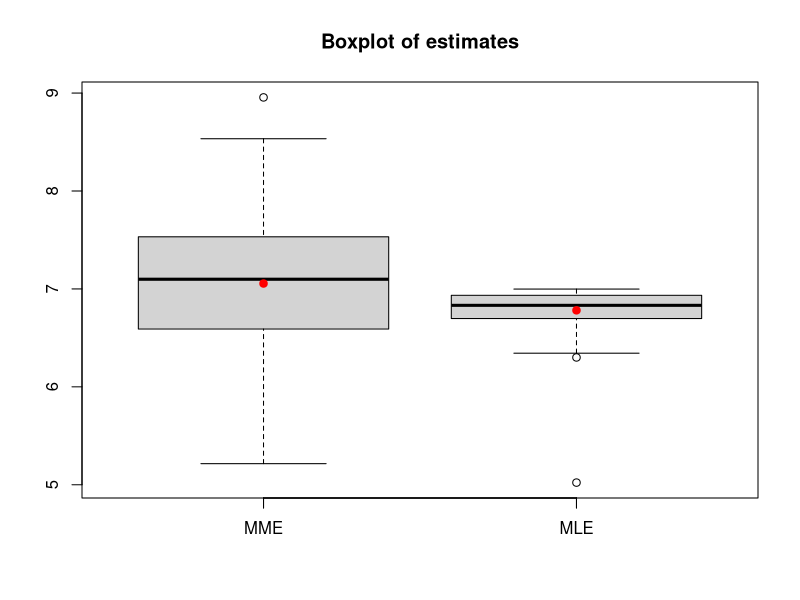
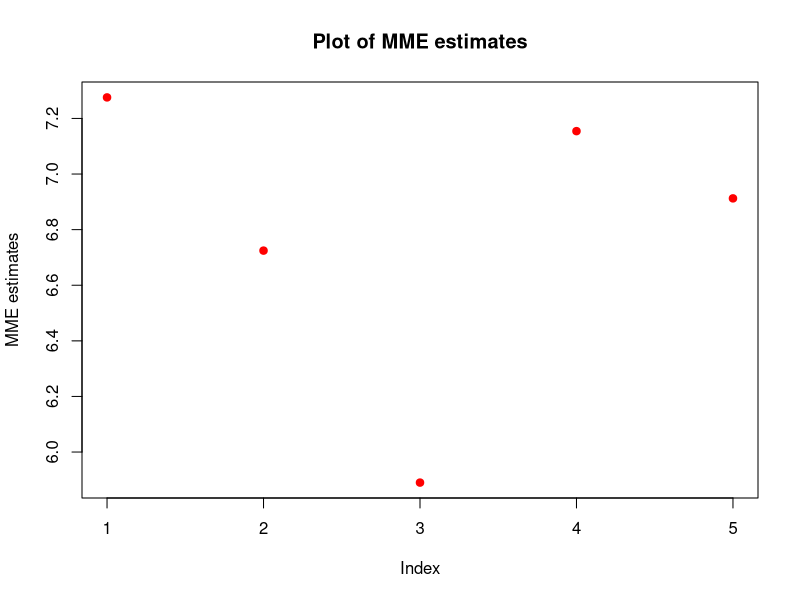
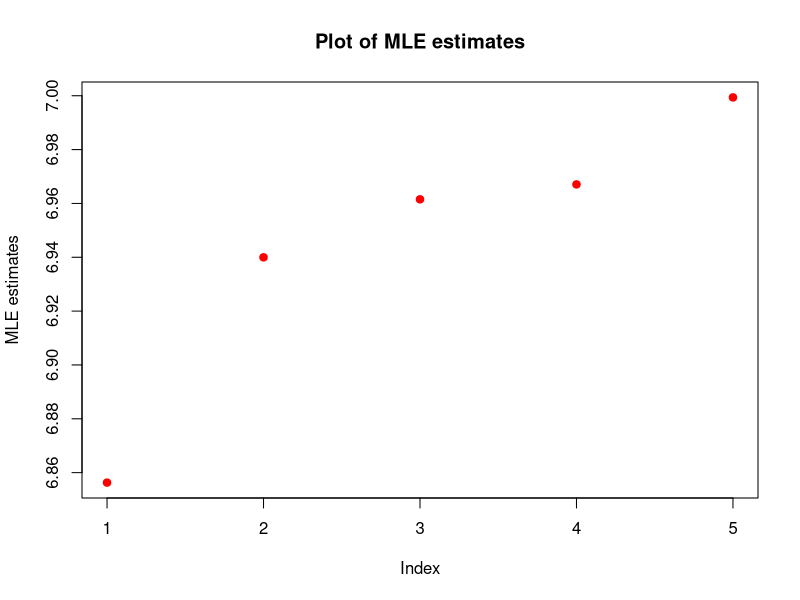
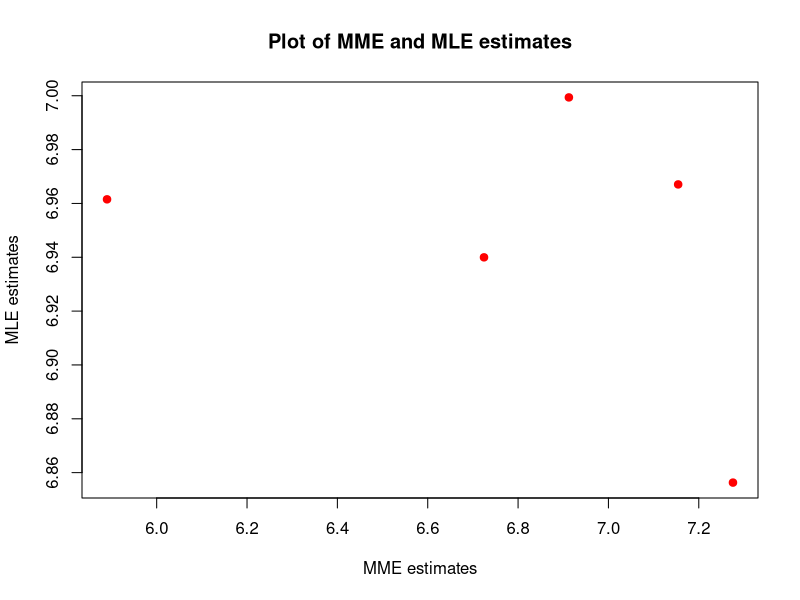

Generate these figures, in order, with R:
## ---- chunk 1
knitr::opts_chunk$set(echo = TRUE)
## ---- chunk 2
mme <- function(gsample) {
  estimate = (2/length(gsample)) * sum(gsample)
  return(estimate)
}

mle <- function(gsample) {
  estimate = max(gsample)
  return(estimate)
}

###################### Step-2: Generate sample ######################
# theta = 7
# sample size = 30
# number of sample = 100
samples <- matrix(0, nrow = 100, ncol = 30)
for (i in 1:100) {
  samples[i,] = runif(n = 30, min = 0, max = 7)
}
# If you want reproducible result you have to use "set.seed(some random number)"

##################### Step-3: Finind estimate #######################
mme_estimate = NULL
mle_estimate = NULL
for (i in 1:100) {
  mme_estimate[i] = mme(gsample = samples[i,])
  mle_estimate[i] = mle(gsample = samples[i,])
}

print(mme_estimate)
print(mle_estimate)

##################### Step-4: Boxplot of estimates and plot sample mean ##########
# Sample mean of estimates
mean(mme_estimate)
mean(mle_estimate)
# boxplot
boxplot(mme_estimate, mle_estimate,
        main = "Boxplot of estimates")
axis(1, at=1:2, labels=c("MME", "MLE"))
points(c(mean(mme_estimate), mean(mle_estimate)), col="red", pch = 19)
## ---- chunk 3
# Here the sample sizes are differents
sizes <- c(20,30,50,100,150)
mme_estimate1 = NULL
mle_estimate1 = NULL
for (i in 1:5) {
  gsample <- runif(n = sizes[i], min = 0, max = 7)
  mme_estimate1[i] = mme(gsample)
  mle_estimate1[i] = mle(gsample)
}
plot(mme_estimate1, pch = 19, col = "red",
     xlab = "Index", ylab = "MME estimates",
     main = "Plot of MME estimates")
plot(mle_estimate1, pch = 19, col = "red",
     xlab = "Index", ylab = "MLE estimates",
     main = "Plot of MLE estimates")
plot(mme_estimate1, mle_estimate1, pch = 19, col = "red",
     xlab = "MME estimates", ylab = "MLE estimates",
     main = "Plot of MME and MLE estimates")
